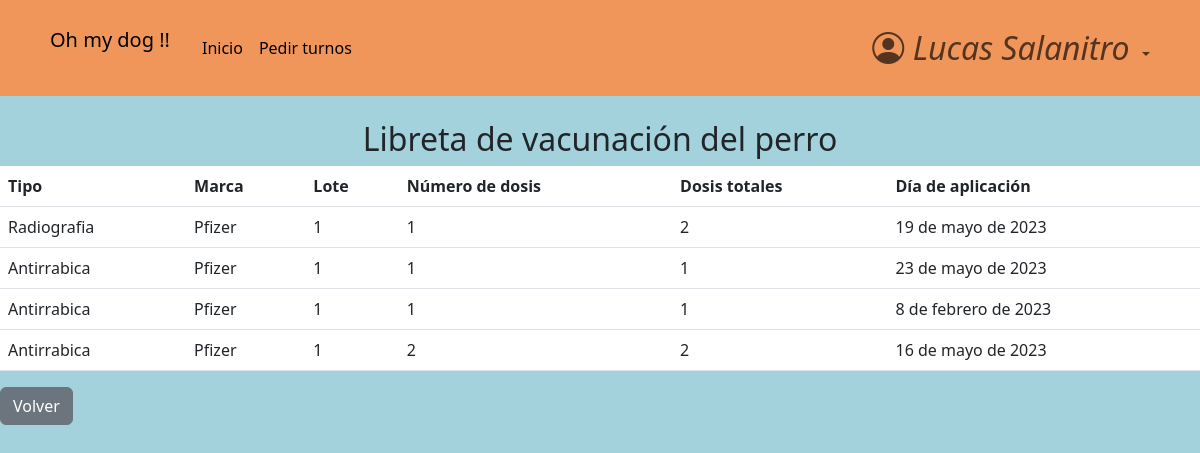
The page /dogs/vaccinations/3/1/ (signed in) on the database as committed earlier.
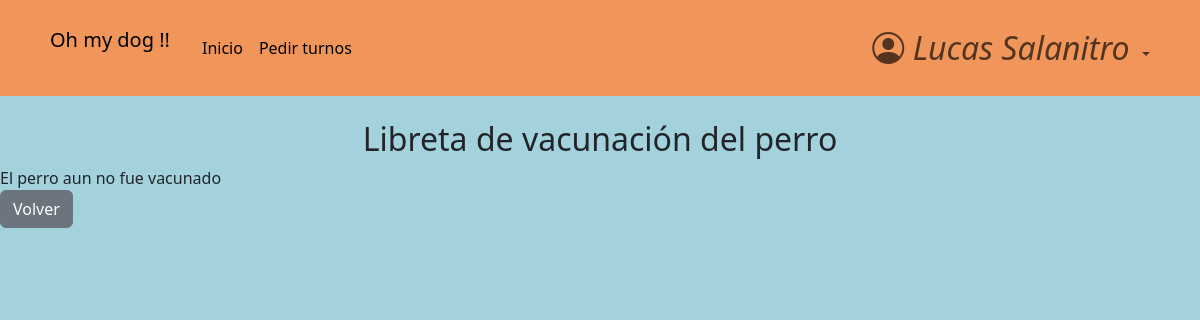
The same page on the database as committed later.
### accounts/models.py (models this page shows, shortened)
class CustomUser(AbstractBaseUser, PermissionsMixin):
    email =                     models.EmailField(verbose_name="email", unique=True)    #.foreignKey ??
    name =                      models.CharField(max_length=25)   #slug es texto corto
    surname =                   models.CharField(max_length=30, blank=True, null=True)
    address =                   models.CharField(max_length=30, blank=True, null=True)
    telephone =                 models.SlugField(max_length=12, blank=True, null=True)
    is_active =                 models.BooleanField(default=True)
    is_staff =                  models.BooleanField(default=False)
    is_admin =                  models.BooleanField(default=False)
    last_login =                models.DateTimeField(verbose_name="last login", default=datetime.datetime.now)
    is_veterinario =            models.BooleanField(default=False)
    USERNAME_FIELD = "email"    #variable por la cual se ingresa, dice username pero seria como 'campo que representa el inicio de sesion'
    REQUIRED_FIELDS = ['name',]    #no permite registros si no tiene estos campos completos
    objects = CustomUserManager()
    def __str__(self):
        return self.name + ' ' + str(self.surname or '')

### dogs/models.py (models this page shows)
class Vaccination(models.Model):
    class Type(models.TextChoices):
        antirrabica = "Antirrabica"
        antimoquillo = "Antimoquillo"
    dog = models.ForeignKey(
        Dog,
        blank = True,
        on_delete=models.CASCADE,
        null=True,
    )
    type = models.CharField(
        choices=Type.choices,
        max_length=20,
        null=True,
        blank=True,
    )
    brand = models.CharField(
        max_length=20,
        blank=True,
        null=True
    )
    lot = models.CharField(
        max_length=15,
        blank=True,
        null=True
    )
    dosis_number = models.PositiveIntegerField(
        null=True,
    )
    total_dosis = models.PositiveIntegerField(
        null=True,
    )
    date_of_application = models.DateField(
        null=True,
        blank=True,
    )

### dogs/views.py (the view)
# urls.py: path('vaccinations/<client_id>/<dog_id>/', views.vaccinations_list, name="vaccinations"),
@ login_required
def vaccinations_list(request, dog_id, client_id):
    actual_dog = Dog.objects.get(pk=dog_id)
    vaccinations = actual_dog.vaccination_set.all()
    context = {
        'client_id': client_id,
        'dog_id': actual_dog.id,
        'vaccinations': vaccinations,
    }
    return render(request, 'vaccinations_list.html', context)

### dogs/templates/vaccinations_list.html
{% extends 'base.html' %}
{% block content %}
<main>
<br>
    <h2 class="text-center">Libreta de vacunación del perro</h2>
                {% if vaccinations.exists %}
                  <table class="table table-hover">
                      <thead>
                          <tr>
                              <th>Tipo</th>
                              <th>Marca</th>
                              <th>Lote</th>
                              <th>Número de dosis</th>
                              <th>Dosis totales</th>
                              <th>Día de aplicación</th>
                          </tr>
                      </thead>
                      <tbody>
                          {% for vaccination in vaccinations %}
                                <tr>
                                    <td>{{ vaccination.type }}</td>
                                    <td>{{ vaccination.brand }}</td>
                                    <td>{{ vaccination.lot }}</td>
                                    <td>{{ vaccination.dosis_number }}</td>
                                    <td>{{ vaccination.total_dosis }}</td>
                                    <td>{{ vaccination.date_of_application }}</td>
                                </tr>
                          {% endfor %}
                        </tbody>
                    </table>
                {% else %}
                    <tr>
                        El perro aun no fue vacunado
                    </tr>
                {% endif %}
        <div>
            <a href="{% url 'dog_profile' user_owner_id=client_id dog_id=dog_id %}" class="btn btn-secondary">Volver</a>
        </div>
</main>
{% endblock  %}

### pages/templates/base.html (shortened to what this page needs)
<!DOCTYPE html>
<html>
{% load static %}
<head>
    {% block css %}
        <link rel="stylesheet" href="https://cdn.jsdelivr.net/npm/bootstrap-icons@1.10.5/font/bootstrap-icons.css">
    <link href="https://cdn.jsdelivr.net/npm/bootstrap@5.3.0-alpha3/dist/css/bootstrap.min.css" rel="stylesheet">
    <link rel="stylesheet" href="{% static 'css/styles.css' %}">
    {% endblock css %}
</head>
<body>
    <header>
            <nav class="navbar navbar-expand-lg header-ar">
                <div class="container">
                    <p class="navbar-brand header__marca p-2">Oh my dog !!</p>
                    <div class="collapse navbar-collapse show " id="navbarBasic">
                        <ul class="navbar-nav me-auto mb-2 mb-lg-0">
                            <li class="nav-item">
                                <a class="nav-link active" aria-current="page" href="{% url 'home' %}">Inicio</a>
                            </li>
                            {% if user.is_authenticated %}
                                {% if user.is_veterinario %}
                                    <li class="nav-item">
                                        <a class="nav-link active" aria-current="page" href="{% url 'list_users' %}">Lista de Clientes</a>
                                    </li>
                                    <li class="nav-item">
                                        <a class="nav-link active" aria-current="page" href="{% url 'client_registration' %}">Registrar cliente</a>
                                    </li>
                                    <li class="nav-item">
                                        <a class="nav-link active" aria-current="page" href="{% url 'staffPanel' %}">Turnos</a>
                                    </li>
                                    <ul>
                                        <form class="d-flex" method=POST action="{% url 'search_user' %}">
                                            {% csrf_token %}
                                            <input type="search" class="form-control me-2" placeholder="Buscar Cliente" aria-label="Search" name="buscado">
                                            <button class="btn btn-outline-secondary" type="submit">Buscar</button>
                                        </form>
                                    </ul>
                                {% else %}
                                    <li class="nav-item">
                                        <a class="nav-link active" aria-current="page" href="{% url 'calendar' %}">Pedir turnos</a>
                                    </li>
                                {% endif %}
                                </ul>
                                    <ul class="navbar-nav mb-2 mb-lg-0 ">
                                        <li class="nav-item dropdown">
                                            <a class="nav-link dropdown-toggle icono-user" role="button" data-bs-toggle="dropdown" aria-expanded="False">
                                                {% if user.is_veterinario %}
                                                    <i class="bi bi-person-circle">
                                                        Veterinario
                                                    </i>
                                                {% else %}
                                                    <i class="bi bi-person-circle">
                                                        {{ user }}
                                                    </i>
                                                {% endif %}
                                            </a>
                                        </li>
                                    </ul>
                        {% endif %}
                </div>
            </div>
        </nav>
    </header>
{% block content %}
{% endblock content %}
</body>
</html>

### pages/static/css/styles.css (style rules this page uses)
html { box-sizing: border-box; font-size: 16px; scroll-behavior: smooth; }
body { margin: 0; padding: 0; overflow-x: hidden; background-color: #a4d2dc; }
a { text-decoration: none; }
.icono-user i { font-size: 2rem; }
.header-ar { background-color: #f0965b; padding: 1rem; }

Rows that differ between the two databases and show on the page:
removed Vaccination: type "Radiografia", brand "Pfizer", lot "1", dosis_number "1", total_dosis "2", date_of_application "19 de mayo de 2023"
removed Vaccination: type "Antirrabica", brand "Pfizer", lot "1", dosis_number "1", total_dosis "1", date_of_application "23 de mayo de 2023"
removed Vaccination: type "Antirrabica", brand "Pfizer", lot "1", dosis_number "1", total_dosis "1", date_of_application "8 de febrero de 2023"
removed Vaccination: type "Antirrabica", brand "Pfizer", lot "1", dosis_number "2", total_dosis "2", date_of_application "16 de mayo de 2023"
Other text that changed with them:
text no longer shown: "Tipo Marca Lote Número de dosis Dosis totales Día de aplicación"
text now shown: "El perro aun no fue vacunado"
